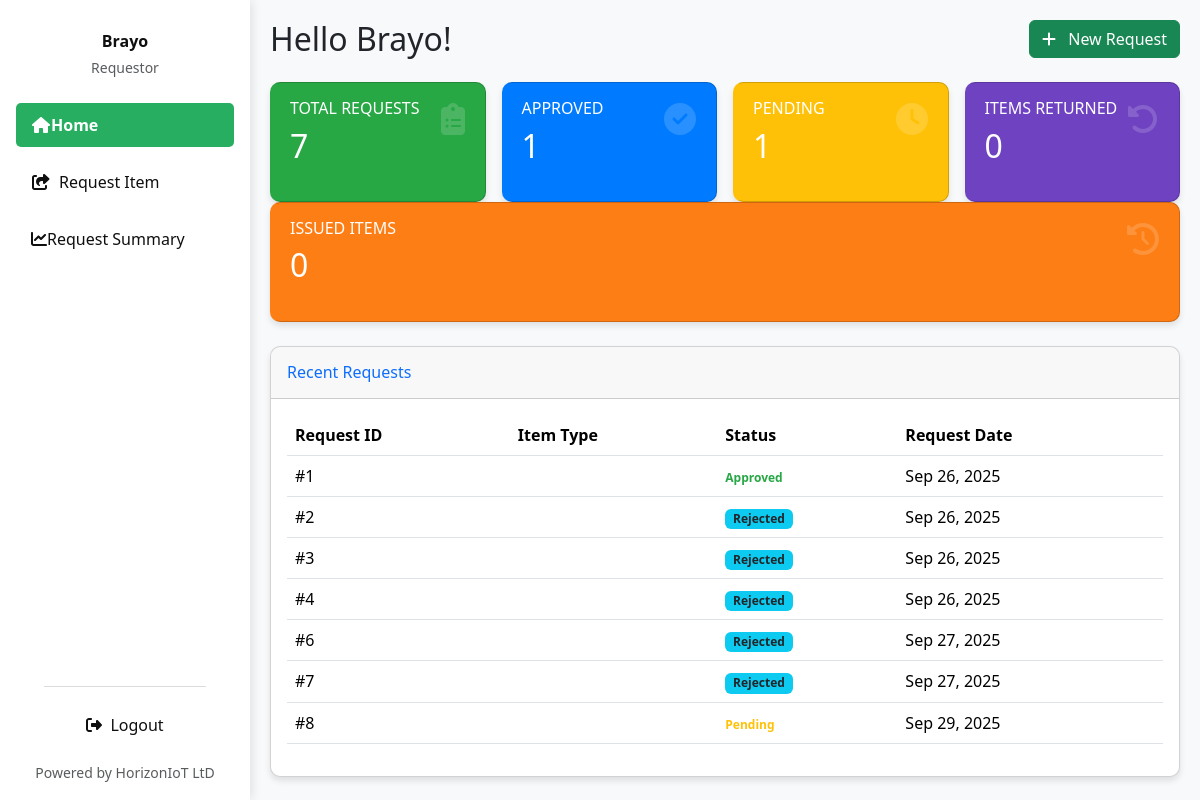
The app's page / (signed in) with its own data.
### invent/models.py (models this page shows, shortened)
class DeviceRequest(models.Model):
    device = models.ForeignKey(
        "Device",
        on_delete=models.CASCADE,
        related_name="requests"
    )
    requestor = models.ForeignKey(
        User,
        on_delete=models.CASCADE,
        related_name="device_requests"
    )
    client = models.ForeignKey(
        "Client",
        on_delete=models.CASCADE,
        related_name="client_requests",
        null=True,
        blank=True
    )
    quantity = models.PositiveIntegerField(default=1)
    reason = models.TextField(blank=True, null=True)
    application_date = models.DateField(default=timezone.now)
    STATUS_CHOICES = [
        ('Pending', 'Pending'),
        ('Approved', 'Approved'),
        ('Issued', 'Issued'),
        ('Rejected', 'Rejected'),
        ('Cancelled', 'Cancelled'),
        ('Partially Returned', 'Partially Returned'),
        ('Fully Returned', 'Fully Returned'),
    ]
    status = models.CharField(
        max_length=20, choices=STATUS_CHOICES, default='Pending'
    )
    date_requested = models.DateTimeField(auto_now_add=True)
    date_issued = models.DateTimeField(null=True, blank=True)
    returned_quantity = models.PositiveIntegerField(default=0)
    _original_status = None
    def __init__(self, *args, **kwargs):
        super().__init__(*args, **kwargs)
        self._original_status = self.status

### invent/views.py (the view)
# urls.py: path('', views.requestor_dashboard, name='requestor_dashboard'),
@login_required
def requestor_dashboard(request):
    user_requests = DeviceRequest.objects.filter(requestor=request.user).order_by('id')
    labeled_requests = []
    total_requests_count = user_requests.count()
    for idx, req in enumerate(user_requests, start=1):
        label = total_requests_count - idx + 1
        req.label_id = label
        labeled_requests.append(req)
    device_summary = (
        user_requests
        .values('device__imei_no')
        .annotate(
            total_requested=Count('id'),
            total_approved=Count('id', filter=Q(status='Approved')),
            total_pending=Count('id', filter=Q(status='Pending')),
            total_issued=Count('id', filter=Q(status='Issued')),
            total_fully_returned=Count('id', filter=Q(status='Fully Returned')),
            total_partially_returned=Count('id', filter=Q(status='Partially Returned')),
        )
        .order_by('device__imei_no')
    )
    context = {
        'requests': labeled_requests,
        'total_requests': user_requests.count(),
        'approved_count': user_requests.filter(status='Approved').count(),
        'pending_count': user_requests.filter(status='Pending').count(),
        'issued_count': user_requests.filter(status='Issued').count(),
        'fully_returned_count': user_requests.filter(status='Fully Returned').count(),
        'partially_returned_count': user_requests.filter(status='Partially Returned').count(),
        'device_summary': device_summary,
    }
    return render(request, 'invent/requestor_dashboard.html', context)

### invent/context_processors.py (called while the page is built)
def pending_requests_count(request):
    count = 0  # Default to 0
    if request.user.is_authenticated:
        if request.user.has_perm('invent.can_issue_device'):
            count = DeviceRequest.objects.filter(status='Pending').count()
    return {'pending_requests_count_for_sidebar': count}

### invent/templates/invent/requestor_dashboard.html (shortened to what this page needs)
<!DOCTYPE html>
<html lang="en">
<head>
  <link href="https://cdn.jsdelivr.net/npm/bootstrap@5.3.3/dist/css/bootstrap.min.css" rel="stylesheet">
  <link href="https://cdnjs.cloudflare.com/ajax/libs/font-awesome/6.4.0/css/all.min.css" rel="stylesheet">
  <link rel="stylesheet" href="https://cdnjs.cloudflare.com/ajax/libs/animate.css/4.1.1/animate.min.css"/>
</head>
<body class="bg-light">
<div class="d-flex">
  <div class="sidebar vh-100 p-3 d-flex flex-column justify-content-between">
    <div>
      <div class="text-center mb-4 pt-3">
        <h6 class="fw-bold mb-1">{{ user.first_name|default:user.username }}</h6>
        <small class="text-muted">Requestor</small>
      </div>
      <ul class="nav flex-column">
        <li class="nav-item mb-2">
          <a class="nav-link {% if request.resolver_match.url_name == 'requestor_dashboard' %}active{% endif %}" href="{% url 'requestor_dashboard' %}">
            <i class="fas fa-fw fa-home"></i> <span>Home</span>
          </a>
        </li>
        <li class="nav-item mb-2">
          <a class="nav-link {% if request.resolver_match.url_name == 'request_device' %}active{% endif %}" href="{% url 'request_device' %}">
            <i class="fas fa-fw fa-share-square me-2"></i> <span>Request Item</span>
          </a>
        </li>
        <li class="nav-item mb-2">
          <a class="nav-link {% if request.resolver_match.url_name == 'request_summary' %}active{% endif %}" href="{% url 'request_summary' %}">
            <i class="fas fa-chart-line"></i> <span>Request Summary</span>
          </a>
        </li>
      </ul>
    </div>
    <footer class="text-center px-2">
      <hr class="border-secondary opacity-25 mx-auto" style="width: 80%">
      <div class="d-flex justify-content-center">
        <a class="nav-link logout-link text-center" href="{% url 'logout' %}" style="width: auto;">
          <i class="fas fa-right-from-bracket me-2"></i> <span>Logout</span>
        </a>
      </div>
      <div class="mt-2">
        <small class="text-muted">Powered by HorizonIoT LtD</small>
      </div>
    </footer>
  </div>
  <main class="main-content w-100">
    {% block main_content %}
    <div class="d-flex justify-content-between align-items-center mb-4 flex-wrap">
      <h2 class="greeting mb-3 mb-md-0 animate__animated animate__fadeInLeft">Hello {{ user.first_name|default:user.username }}!</h2>
      <a href="{% url 'request_device' %}" class="btn btn-success animate__animated animate__fadeInRight">
        <i class="fas fa-plus me-2"></i> New Request
      </a>
    </div>
    <div class="card-row mb-4">
      <div class="card-col">
        <div class="card summary-card card-total animate__animated animate__fadeInUp animate__delay-0.2s">
          <div class="card-body">
            <h6 class="text-uppercase mb-2">Total Requests</h6>
            <h2 class="mb-0">{{ total_requests }}</h2>
            <i class="fas fa-clipboard-list card-icon"></i>
          </div>
        </div>
      </div>
      <div class="card-col">
        <div class="card summary-card card-approved animate__animated animate__fadeInUp animate__delay-0.4s">
          <div class="card-body">
            <h6 class="text-uppercase mb-2">Approved</h6>
            <h2 class="mb-0">{{ approved_count }}</h2>
            <i class="fas fa-check-circle card-icon"></i>
          </div>
        </div>
      </div>
      <div class="card-col">
        <div class="card summary-card card-pending animate__animated animate__fadeInUp animate__delay-0.6s">
          <div class="card-body">
            <h6 class="text-uppercase mb-2">Pending</h6>
            <h2 class="mb-0">{{ pending_count }}</h2>
            <i class="fas fa-clock card-icon"></i>
          </div>
        </div>
      </div>
      <div class="card-col">
        <div class="card summary-card card-returned animate__animated animate__fadeInUp animate__delay-0.8s">
          <div class="card-body">
            <h6 class="text-uppercase mb-2">Items Returned</h6>
            <h2 class="mb-0">{{ fully_returned_count }}</h2>
            <i class="fas fa-undo-alt card-icon"></i>
          </div>
        </div>
      </div>
      <div class="card-col">
        <div class="card summary-card card-partial animate__animated animate__fadeInUp animate__delay-1s">
          <div class="card-body">
            <h6 class="text-uppercase mb-2">Issued Items</h6>
            <h2 class="mb-0">{{ issued_count }}</h2>
            <i class="fas fa-history card-icon"></i>
          </div>
        </div>
      </div>
    </div>
    <div class="card data-table animate__animated animate__fadeInUp">
      <div class="card-header py-3 d-flex justify-content-between align-items-center">
        <h6 class="m-0 font-weight-bold text-primary">Recent Requests</h6>
      </div>
      <div class="card-body">
        <div class="table-responsive">
          <table class="table table-hover">
            <thead>
              <tr>
                <th>Request ID</th>
                <th>Item Type</th>
                <th>Status</th>
                <th>Request Date</th>
              </tr>
            </thead>
            <tbody>
              {% for req in requests %}
              <tr class="table-row-clickable" data-request-id="{{ req.id }}">
                <td>#{{ req.id }}</td>
                <td>{{ req.item.name }}</td>
                <td>
                  {% if req.status == "Approved" %}
                    <span class="badge badge-status-approved">Approved</span>
                  {% elif req.status == "Denied" %}
                    <span class="badge badge-status-denied">Denied</span>
                  {% elif req.status == "Pending" %}
                    <span class="badge badge-status-pending">Pending</span>
                  {% elif req.status == "Issued" %}
                    <span class="badge badge-status-issued">Issued</span>
                  {% elif req.status == "Fully Returned" %}
                    <span class="badge badge-status-fully-returned">Fully Returned</span>
                  {% elif req.status == "Partially Returned" %}
                    <span class="badge badge-status-partially-returned">Partially Returned</span>
                  {% else %}
                    <span class="badge bg-info text-dark">{{ req.status }}</span>
                  {% endif %}
                </td>
                <td>{{ req.date_requested|date:"M d, Y" }}</td>
              </tr>
              {% endfor %}
            </tbody>
          </table>
        </div>
      </div>
    </div>
    {% endblock main_content %}
  </main>
</div>
</body>
</html>

### invent/templates/invent/requestor_dashboard.html (style rules this page uses)
:root { --sidebar-bg: white; --sidebar-text: #0f0f0f; --sidebar-active: #27ae60; --sidebar-hover: #15b33c; --card-total-bg: #28a745; --card-approved-bg: #007bff; --card-pending-bg: #ffc107; --card-returned-bg: #6f42c1; --card-partial-bg: #fd7e14; --status-approved: #28a745; --status-denied: #dc3545; --status-pending: #ffc107; --status-issued: #17a2b8; --status-fully-returned: #6f42c1; --status-partially-returned: #fd7e14; }
body { font-family: 'Segoe UI', Tahoma, Geneva, Verdana, sans-serif; margin: 0; padding: 0; overflow-x: hidden; }
.sidebar { background-color: var(--sidebar-bg); color: var(--sidebar-text); box-shadow: 2px 0 10px rgba(0,0,0,0.1); transition: all 0.3s; position: fixed; height: 100vh; width: 250px; z-index: 1000; left: 0; top: 0; }
.sidebar .nav-link { color: var(--sidebar-text); border-radius: 5px; padding: 10px 15px; margin-bottom: 5px; transition: all 0.3s; display: flex; align-items: center; }
.sidebar .nav-link.active { background-color: var(--sidebar-active); font-weight: 600; color: white !important; }
.sidebar .logout-link { color: var(--sidebar-text); transition: color 0.3s; display: flex; align-items: center; }
.main-content { padding: 20px; background-color: #f8f9fa; min-height: 100vh; margin-left: 250px; transition: margin-left 0.3s; }
.summary-card { border-radius: 10px; box-shadow: 0 4px 6px rgba(0,0,0,0.1); transition: transform 0.3s, background-color 0.3s, color 0.3s; height: 100%; position: relative; overflow: hidden; color: white; margin-bottom: 20px; }
.card-icon { position: absolute; right: 20px; top: 20px; font-size: 2rem; opacity: 0.2; color: rgba(255,255,255,0.8); }
.summary-card h6, .summary-card h2 { color: white !important; }
.card-total { background-color: var(--card-total-bg); border-left: 4px solid var(--card-total-bg); }
.card-approved { background-color: var(--card-approved-bg); border-left: 4px solid var(--card-approved-bg); }
.card-pending { background-color: var(--card-pending-bg); border-left: 4px solid var(--card-pending-bg); }
.card-returned { background-color: var(--card-returned-bg); border-left: 4px solid var(--card-returned-bg); }
.card-partial { background-color: var(--card-partial-bg); border-left: 4px solid var(--card-partial-bg); }
.data-table { border-radius: 10px; box-shadow: 0 4px 6px rgba(0,0,0,0.1); overflow-x: auto; }
.badge-status-approved { color: var(--status-approved); font-weight: 600; background-color: transparent !important; padding: 0; }
.badge-status-pending { color: var(--status-pending); font-weight: 600; background-color: transparent !important; padding: 0; }
.card-row { display: flex; flex-wrap: wrap; margin-right: -8px; margin-left: -8px; }
.card-col { padding-left: 8px; padding-right: 8px; flex: 1 0 0%; min-width: 200px; }

### records on screen
DeviceRequest: id "1", status "Approved", date_requested "Sep 26, 2025"
DeviceRequest: id "2", status "Rejected", date_requested "Sep 26, 2025"
DeviceRequest: id "3", status "Rejected", date_requested "Sep 26, 2025"
DeviceRequest: id "4", status "Rejected", date_requested "Sep 26, 2025"
DeviceRequest: id "6", status "Rejected", date_requested "Sep 27, 2025"
DeviceRequest: id "7", status "Rejected", date_requested "Sep 27, 2025"
DeviceRequest: id "8", status "Pending", date_requested "Sep 29, 2025"

### other values on screen
{{ user.first_name|default:user.username }} "Brayo"
{{ total_requests }} "7"
{{ approved_count }} "1"
{{ pending_count }} "1"
{{ fully_returned_count }} "0"
{{ issued_count }} "0"
